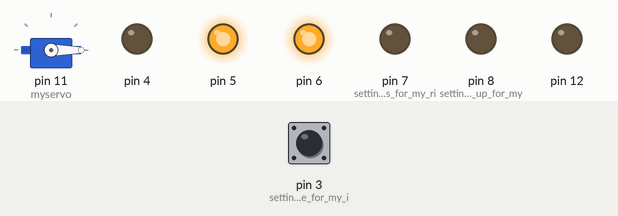
Simulated run of this sketch. Board: Arduino Uno, built with avr-gcc and run on an emulated ATmega328P. On the bench: servo, output pins drawn as LEDs (lit = HIGH). The inputs (shaded band) are chosen by the test bench; at power-on: pin 3 (setting_pin_mode_for_my_i) HIGH.

Above: at 3.5 s.
3.6 s: pin 3 (setting_pin_mode_for_my_i) pulled LOW for 2.3 s
At 5.9 s:
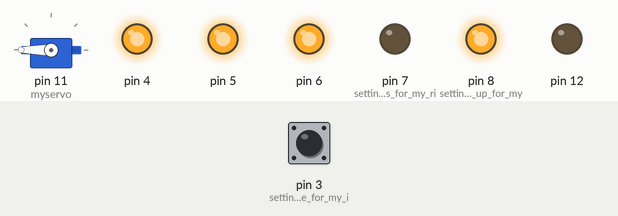
11.8 s: pin 3 (setting_pin_mode_for_my_i) pulled LOW for 2.3 s
At 14.6 s:
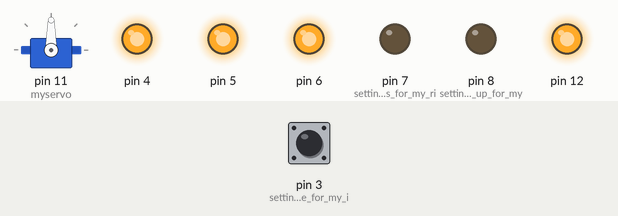
15.6 s: pin 3 (setting_pin_mode_for_my_i) pulled LOW for 2.3 s
At 17.6 s:
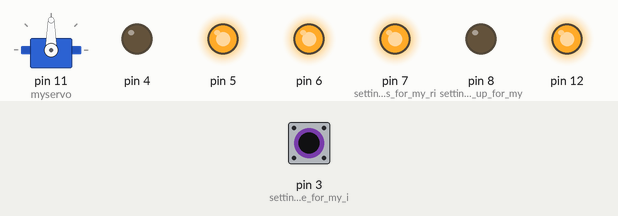
Timing chart, 0 to 35.7 s (numbered marks = the images above; inputs shaded):
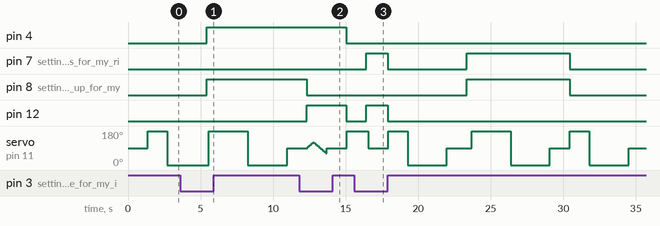

Measured:
- after the input at 3.6 s, pin 4: LOW → HIGH after 1.8 s; pin 7 (setting_up_pins_for_my_ri): stays LOW (without the input it goes to HIGH after 3.2 s); pin 8 (setting_up_pins_up_for_my): LOW → HIGH after 1.8 s instead of 3.2 s
- after the input at 11.8 s, pin 4: HIGH → LOW after 3.3 s instead of 0.52 s; pin 12: LOW → HIGH after 0.52 s, → LOW 2.7 s later
- after the input at 15.6 s, pin 12: LOW → HIGH after 0.82 s, → LOW 1.5 s later

The sketch:

Collision_avoidance_robot.ino
```cpp
/*HELLO EVERYBOBY I AM NIKHIL G MUDAKAVI
IF YOU HAVE SOME KNOWLEDGE ABOUT ARDUIINO YOU CAN ALOS MAKE THIS ROBOT WITHIN FEW HOURS
******I FIXED MY SERVO IN SUCH A MANNER SUCH THAT 180 DEGREE ANGLE OF MY SERVO LIES IN THE LEFT AND RIGHT POSITION IS AT ZERO DEGREE******
YOU
THE CONNECTIONS ARE AS FOLLOWS(ALL  MY PINS ON THE SHIELD ARE CONNECTED TO CORRESPONDING PINS ON THE ARDUINO)
MY SERVO WENT INTO PIN 11 OF MY SHIELD
INFRARED SENSOR ON PIN 3
PIN 8,6 12 ARE FOR MY RIGHT MOTOR
PIN 4 ,7,5 ARE FOR MY LEFT MOTOR
THE CODE IS ALMOST SELF EXPLANATORY
*/


#include <Servo.h>  //sevo library
int x;
int pos;
Servo myservo;

void setup() {
  myservo.attach(11);  //attaching my servo to pin to 11 on my board
  pinMode(3,INPUT);    //setting pin mode for my infrared sensor
  pinMode(8,OUTPUT);   //setting up pins up for my left motor
  pinMode(12,OUTPUT);  //  ''
  pinMode(6,OUTPUT);   //''
  pinMode(7,OUTPUT);   //setting up pins for my right motor
  pinMode(4,OUTPUT);   //''
  pinMode(5,OUTPUT);   //''
  digitalWrite(6,HIGH); //starting the motors in the beginning
  digitalWrite(5,HIGH); //starting the motors in the begininig


}

void loop()
{
 myservo.write(90);     //setiing up 90 degree position in my servo that is the forward direction
 delay(1350);           //giving the servo time to reach the desired position
 if(digitalRead(3)==0)  //if the infrared sensor shows no obstacle in front
 {                        //then
   digitalWrite(12,HIGH);//the next four lines are for moving the robot forward
  digitalWrite(8,LOW);
  digitalWrite(4,HIGH);
  digitalWrite(7,LOW);
   for (pos = 90; pos <= 120; pos += 1)//moving the eyes of the robot (to give it a moving eye effect) this for moving the eyes in the left,you have to alter the angles according to you
   {
    myservo.write(pos);
    delay(15);
  }
  for (pos = 120; pos >= 60; pos -= 1)//moving the eyes of the robot (to give it a moving eye effect) this for moving the eyes in the right,you have to alter the angles acoording to you
  {
    myservo.write(pos);
    delay(15);
  }
 }
 if(digitalRead(3)==1)   //if the infrared sensor tells that there is a obstacle in front
 {                        //then the next 4 line tells the motors to stop
  digitalWrite(12,LOW);
  digitalWrite(8,LOW);
  digitalWrite(4,LOW);
  digitalWrite(7,LOW);
  delay(15);
 myservo.write(180);      //this moves the servo to the left
 delay(1350);             //time given to the servo to move to that positon
 if(digitalRead(3)==0)    //then in the left position the avaailbility of the object is again checked(0 mean no obastacle)
 {                        //then the next four lines tell the robot to move left
  digitalWrite(12,HIGH);
  digitalWrite(8,LOW);
  digitalWrite(4,LOW);
  digitalWrite(7,HIGH);
  delay(150);
 }
 else                      //if in the left position also there is a obsatcle then the eyes are moved to the right
 {
 myservo.write(0);          //angle 0 in the servo means moving the eyes the to the right
 delay(2700);
 if(digitalRead(3)==0)      //in the right positon the presence of the object is checked, if there is a no object present
 {                          //then the following four lines move the robot to the right
  digitalWrite(12,LOW);
  digitalWrite(8,HIGH);
  digitalWrite(4,HIGH);
  digitalWrite(7,LOW);
  delay(150);
 }
 else                      //if there is a obstaclemin the right too
 {
  myservo.write(90);       // then the eyes of the robot are moved back to the initial position thet is straight(and for me 90degree)
  delay(1350);             //time given to the servo to move to that positionand the following four lines moves the robot backwards
  digitalWrite(12,LOW);
  digitalWrite(8,HIGH);
  digitalWrite(4,LOW);
  digitalWrite(7,HIGH);
  delay(350);
 }
   myservo.write(180);      //while moving backwards the servo eyes are moved to the left
 delay(2700);               //time goven to the servo tho move to that position
 if(digitalRead(3)==0)      // while moving backwards  the left position the presence of the obstacle is again checked,when there is no object in the left
                            //then the next four lines move the robot to the left
 {
  digitalWrite(12,HIGH);
  digitalWrite(8,LOW);
  digitalWrite(4,LOW);
  digitalWrite(7,HIGH);
  delay(150);
 }
 else
 {
 myservo.write(0);         //if while moving backwards there is a  object in the left then the eyes are moved to the right
 delay(2700);              //time given to the dervo to move to that position
 if(digitalRead(3)==0)     //the presence of object is checked and if there is not object then following four lines move the robot in the right
 {
  digitalWrite(12,LOW);
  digitalWrite(8,HIGH);
  digitalWrite(4,HIGH);
  digitalWrite(7,LOW);
  delay(150);
 }
 }
 }
 }
}
```

main.c
```cpp
// Project name : Blinking LED for Atmega8
// Compile Date : 2/2/2011 Time : (16:21)
// Designed By  : GEEKSLAB TECHNOLOGIES
//                http://www.geekslab.in
/* Program for "BLINKING LED"
 ___________________________________________________
Connection settings of Kit

PWM LED---->PB1
RIGHT MOTOR(+)------->PB1
RIGHT MOTOR(-)------->PB2
LEFT MOTOR(-)-------->PB3
LEFT MOTOR(+)-------->PB4
BUZZER---------------->PB0
LDR------------------->PC5
BOOTLODer Condition Check-----PC2(if 0 bootler section else program execution
							  section of Flash memory)
RESET----------------->PC6
Crystal Ossilator----PB6 and PB7
VB=Battery Supply
VCC=regulated 5V+
Gnd=ground(0V)
VR1=Contrast of LCD
*/

#include<avr/io.h>
#include<util/delay.h>

void wait(float x)
{
for(int i=0;i<(int)(x*1302);i++)
_delay_loop_1(0);
}


int main(void)


 {

DDRB=0b11111111;  // PB1 of PORT B is set as output connected with PWM LED
 while(1)
    {
    PORTB=0b00100000;  //PWM LED at PB1 set ON
    wait(20);

    PORTB=0b00010000;  //PWM LED at PB1 set ON
    wait(20);

    PORTB=0b00001000;
    wait(20);

	PORTB=0b00000100;
    wait(20);
	}
 }
```
